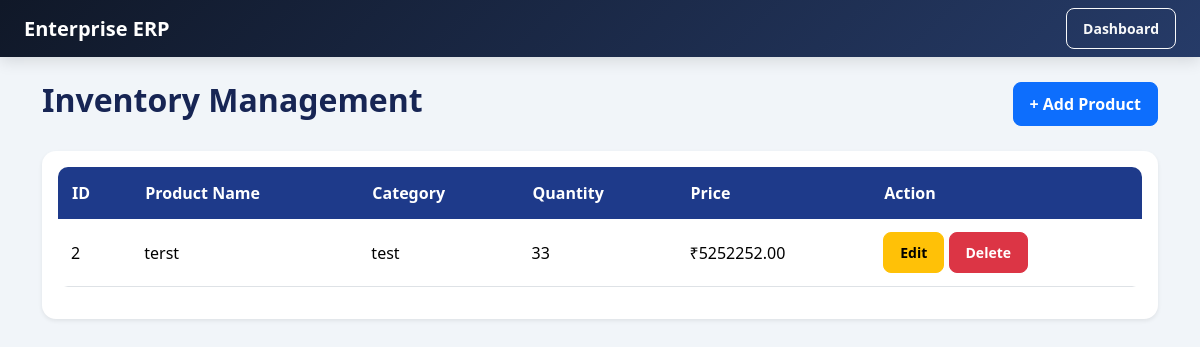
The page /products (signed in) on the database its author committed.
### models.py (models this page shows)
class Product(db.Model):
    id = db.Column(db.Integer, primary_key=True)
    name = db.Column(db.String(150), nullable=False)
    category = db.Column(db.String(100))
    quantity = db.Column(db.Integer, default=0)
    price = db.Column(db.Float, default=0)
    created_at = db.Column(db.DateTime, default=datetime.utcnow)

### app.py (the view)
@app.route("/products")
@login_required
def products():
        all_products = Product.query.order_by(
            Product.id.desc()
        ).all()
        return render_template("products.html", products=all_products)

### app.py (called while the page is built)
@login_manager.user_loader
def load_user(user_id):
        return db.session.get(User, int(user_id))

### templates/products.html (shortened to what this page needs)
{% extends "base.html" %}
{% block content %}
<nav class="navbar navbar-dark bg-dark px-4">
    <a class="navbar-brand fw-bold" href="{{ url_for('dashboard') }}">
        Enterprise ERP
    </a>
    <a href="{{ url_for('dashboard') }}" class="btn btn-outline-light btn-sm">
        Dashboard
    </a>
</nav>
<div class="container py-4">
    <div class="d-flex justify-content-between align-items-center mb-4">
        <h2>Inventory Management</h2>
        <a href="{{ url_for('add_product') }}" class="btn btn-primary">
            + Add Product
        </a>
    </div>
    <div class="card shadow-sm">
        <div class="card-body">
            <div class="table-responsive">
                <table class="table table-hover align-middle">
                    <thead class="table-dark">
                        <tr>
                            <th>ID</th>
                            <th>Product Name</th>
                            <th>Category</th>
                            <th>Quantity</th>
                            <th>Price</th>
                            <th>Action</th>
                        </tr>
                    </thead>
                    <tbody>
                        {% for product in products %}
                        <tr>
                            <td>{{ product.id }}</td>
                            <td>{{ product.name }}</td>
                            <td>{{ product.category }}</td>
                            <td>{{ product.quantity }}</td>
                            <td>₹{{ "%.2f"|format(product.price) }}</td>
                            <td>
                                <a href="{{ url_for('edit_product', id=product.id) }}"
                                   class="btn btn-sm btn-warning">
                                    Edit
                                </a>
                                <form method="POST"
                                      action="{{ url_for('delete_product', id=product.id) }}"
                                      class="d-inline"
                                      onsubmit="return confirm('Delete this product?');">
                                    <button type="submit" class="btn btn-sm btn-danger">
                                        Delete
                                    </button>
                                </form>
                            </td>
                        </tr>
                        {% else %}
                        <tr>
                            <td colspan="6" class="text-center text-muted py-4">
                                No products added yet.
                            </td>
                        </tr>
                        {% endfor %}
                    </tbody>
                </table>
            </div>
        </div>
    </div>
</div>
{% endblock %}

### static/css/style.css (style rules this page uses)
body { background: #f4f6fb; font-family: Arial, sans-serif; margin: 0; }
* { box-sizing: border-box; }
body { color: #1e293b; background: #f1f5f9; font-family: 'Segoe UI', Arial, sans-serif; }
h1, h2, h3, h4, h5 { color: #172554; font-weight: 700; }
.navbar { background: linear-gradient(135deg, #101828, #263b68) !important; box-shadow: 0 4px 15px rgba(0,0,0,0.12); }
.navbar .navbar-brand, .navbar .nav-link { color: #fff !important; }
.container { padding-top: 20px; padding-bottom: 20px; }
.table { background: #fff; border-radius: 10px; overflow: hidden; vertical-align: middle; }
.table thead th { background: #1e3a8a; color: #fff; padding: 14px; border: none; }
.table tbody td { padding: 13px; }
.btn { border-radius: 8px; padding: 9px 16px; font-weight: 600; transition: 0.2s; }
.card { border: none; border-radius: 14px; box-shadow: 0 4px 18px rgba(15,23,42,0.06); margin-bottom: 20px; }

### rows shown on the page
Product: id "2", name "terst", category "test", quantity "33", price "5252252.00"
